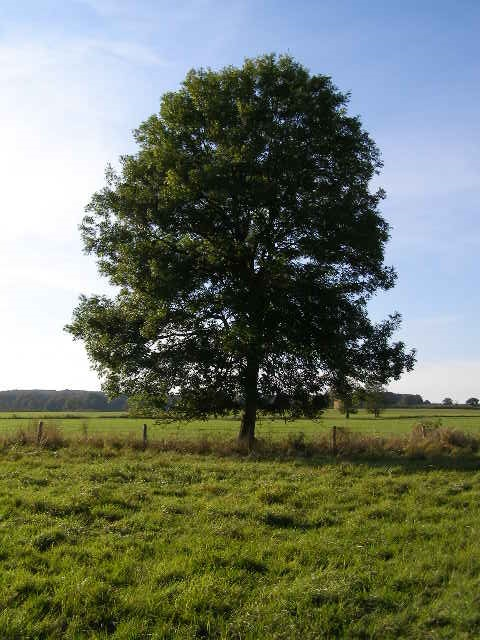
#> input picture images/tree.jpg, 480 x 640 px
$ python opencv3.py
#> lines starting #> are read from the running program, lines starting #| are printed output that depends on the picture
#!/usr/bin/env python3

import numpy as np
import cv2

image_name = "tree"
color_image = cv2.imread("images/tree.jpg",cv2.IMREAD_COLOR)
#> color_image is the input picture: shape (640, 480, 3); mean B, G, R 103.9, 120, 111.8

cv2.imshow("Original Image",color_image)
cv2.moveWindow("Original Image",0,0)
print(color_image.shape)
#| (640, 480, 3)

height,width,channels = color_image.shape
#> height = 640; width = 480; channels = 3

blue,green,red = cv2.split(color_image)
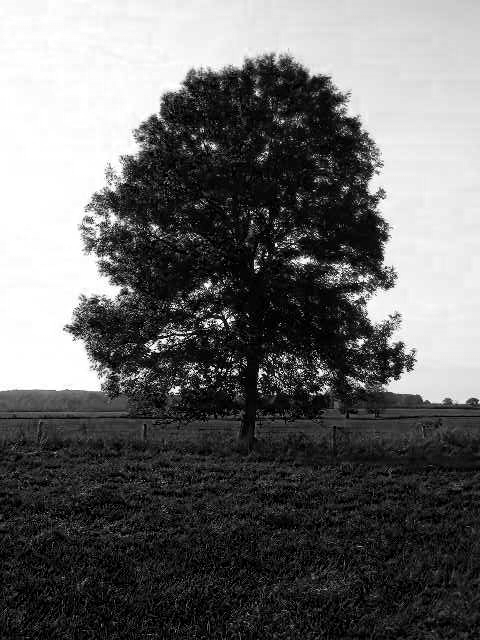
#> blue: shape (640, 480); min 0, max 255, mean 103.9
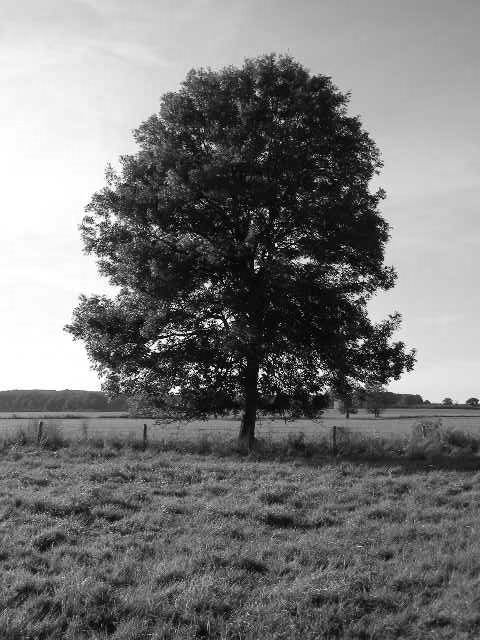
#> green: shape (640, 480); min 0, max 255, mean 120
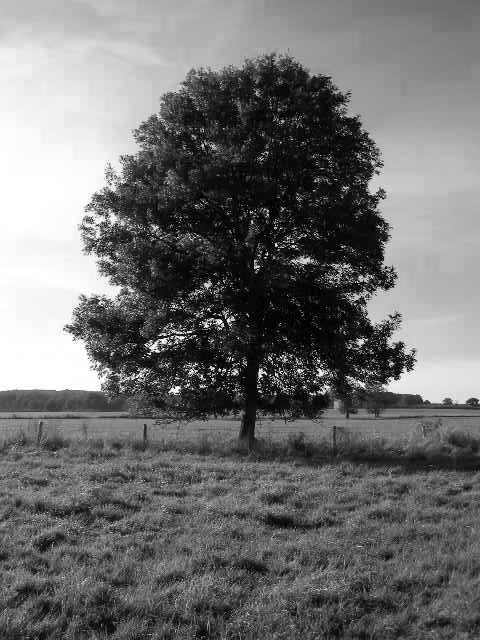
#> red: shape (640, 480); min 0, max 255, mean 111.8

cv2.imshow("Blue Channel",blue)
cv2.moveWindow("Blue Channel",0,height)

cv2.imshow("Red Channel",red)
cv2.moveWindow("Red Channel",0,height)

cv2.imshow("Greeen Channel",green)
cv2.moveWindow("Green Channel",0,height)


# Hue: indicates the type of color that we see in a 360 degree format.
# Saturation: an indication of how saturated an individual color is
# Value: indicates how luminous the channel is.

hsv = cv2.cvtColor(color_image, cv2.COLOR_BGR2HSV)
#> hsv: shape (640, 480, 3); mean H, S, V 59.5, 111.4, 129.6
h,s,v = cv2.split(hsv)
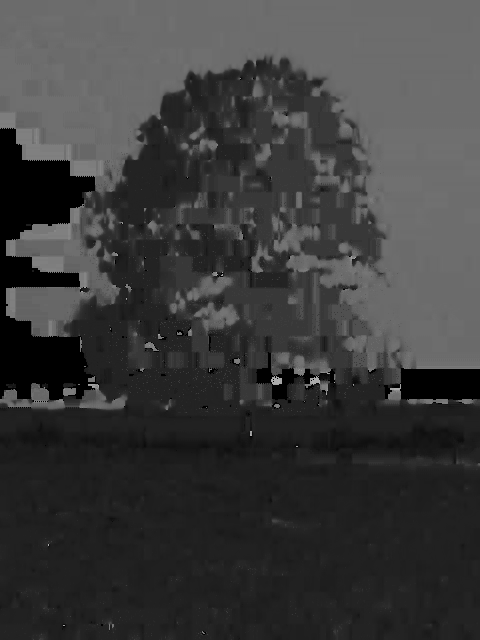
#> h: shape (640, 480); min 0, max 174, mean 59.5
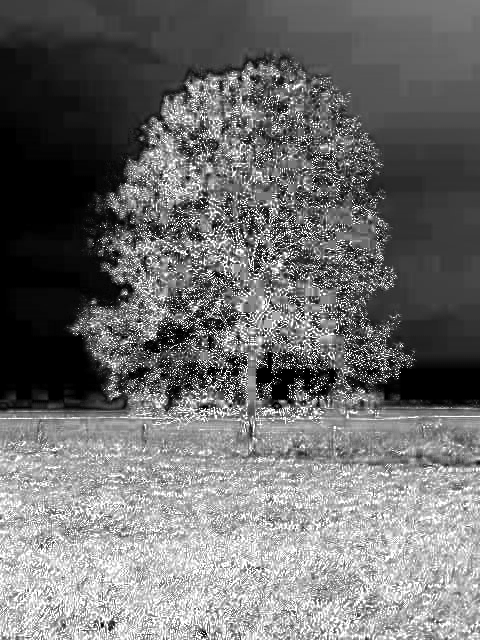
#> s: shape (640, 480); min 0, max 255, mean 111.4
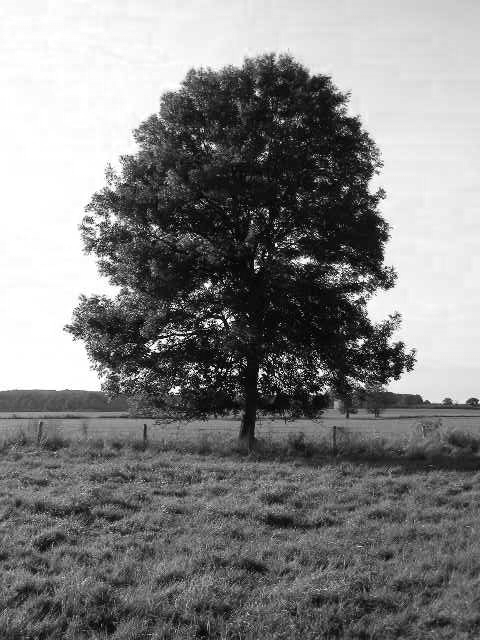
#> v: shape (640, 480); min 0, max 255, mean 129.6
hsv_image = np.concatenate((h,s,v),axis=1)
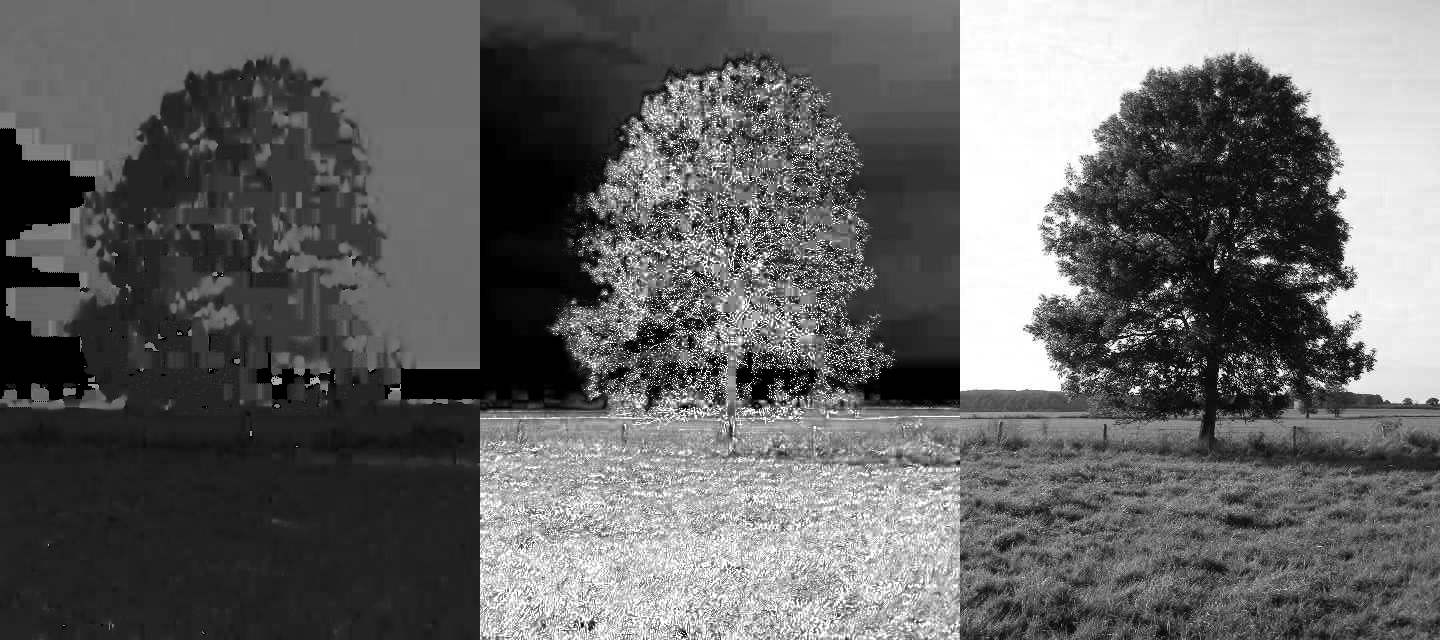
#> hsv_image: shape (640, 1440); min 0, max 255, mean 100.2
cv2.imshow("Hue, Saturation, Value Image",hsv_image)
cv2.imshow("HSV Image",hsv)

gray_image = cv2.cvtColor(color_image, cv2.COLOR_BGR2GRAY)
cv2.imshow("Gray Image ",gray_image)

print(gray_image)
#> (printed output is left out)

cv2.waitKey(0)
cv2.destroyAllWindows()
